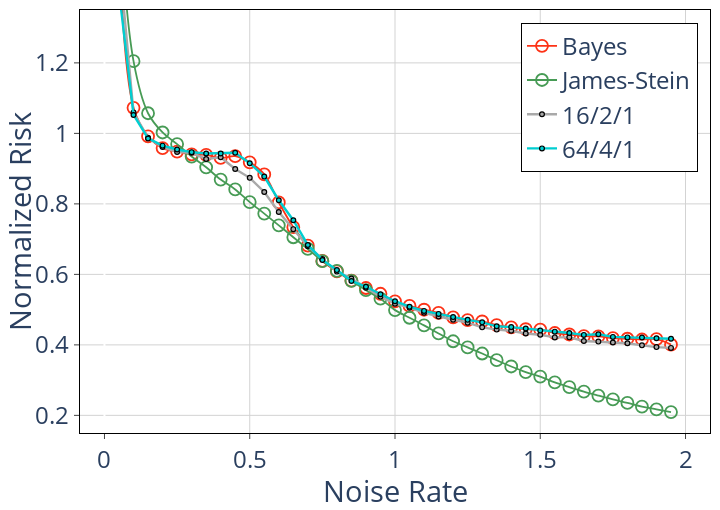

The code cell stored with this chart in its notebook:
### Code cell
# For putting into writeup
dims = [16, 64]
layers = [2, 4]
heads = [1, 1]

curve_dirs = []
names = []
for index in range(len(dims)):
    curve_dirs.append(f"../models/variable_noise/250000_steps/bert_padded-sigma=0.2,0.8-mu=0-n_positions=1024-iters=250001-hid_dim={dims[index]}-layer={layers[index]}-head={heads[index]}-tokenizer=default-layer_norm=no_grad-loss=mean-prior=discrete-att_drop=0.0-hid_drop=0.0/test_curves_bert_padded-sigma=0.2,0.8-mu=0-n_positions=1024-iters=250001-hid_dim={dims[index]}-layer={layers[index]}-head={heads[index]}-tokenizer=default-layer_norm=no_grad-loss=mean-prior=discrete-att_drop=0.0-hid_drop=0.0.json")
    names.append(f"{dims[index]}/{layers[index]}/{heads[index]}")

fig = plot_final_curve(curve_dirs, names, scale=1.2, plot_oracle=False)
fig.show()
fig.write_image("training_steps_second_result.pdf")
fig.write_image("training_steps_second_result.pdf")

### Figure 1 — Plotly figure (JSON) as saved in the notebook; plotly's stock layout.template omitted (floating-point values rounded to 4 significant figures)
{"data": [{"line": {"color": "#FD3216", "shape": "spline", "width": 1.8}, "marker": {"color": "rgba(255,0,0,0.0)", "line": {"color": "#FD3216", "width": 1.8}, "size": 12, "symbol": "circle"}, "mode": "markers+lines", "name": "Bayes", "type": "scatter", "x": [0.05, 0.1, 0.15, 0.2, 0.25, 0.3, 0.35, 0.4, 0.45, 0.5, 0.55, 0.6, 0.65, 0.7, 0.75, 0.8, 0.85, 0.9, 0.95, 1, 1.05, 1.1, 1.15, 1.2, 1.25, 1.3, 1.35, 1.4, 1.45, 1.5, 1.55, 1.6, 1.65, 1.7, 1.75, 1.8, 1.85, 1.9, 1.95], "y": [1.516, 1.073, 0.9917, 0.9583, 0.9484, 0.9404, 0.9392, 0.9303, 0.9353, 0.9178, 0.8835, 0.8041, 0.734, 0.6813, 0.638, 0.6083, 0.5821, 0.5613, 0.545, 0.5233, 0.5105, 0.4997, 0.4906, 0.478, 0.4703, 0.4664, 0.4561, 0.4498, 0.4444, 0.443, 0.4336, 0.4295, 0.425, 0.4241, 0.4192, 0.4174, 0.4152, 0.4162, 0.4007]}, {"line": {"color": "#479B55", "shape": "spline", "width": 1.8}, "marker": {"color": "rgba(0,255,0,0.0)", "line": {"color": "#479B55", "width": 1.8}, "size": 12, "symbol": "circle"}, "mode": "markers+lines", "name": "James-Stein", "type": "scatter", "x": [0.05, 0.1, 0.15, 0.2, 0.25, 0.3, 0.35, 0.4, 0.45, 0.5, 0.55, 0.6, 0.65, 0.7, 0.75, 0.8, 0.85, 0.9, 0.95, 1, 1.05, 1.1, 1.15, 1.2, 1.25, 1.3, 1.35, 1.4, 1.45, 1.5, 1.55, 1.6, 1.65, 1.7, 1.75, 1.8, 1.85, 1.9, 1.95], "y": [1.631, 1.205, 1.057, 1.003, 0.9696, 0.9343, 0.9037, 0.869, 0.841, 0.8051, 0.7724, 0.7391, 0.7053, 0.6721, 0.6376, 0.6102, 0.5818, 0.5552, 0.531, 0.4986, 0.4769, 0.4553, 0.4324, 0.4103, 0.3928, 0.3755, 0.3565, 0.3387, 0.3227, 0.3102, 0.2938, 0.2803, 0.2676, 0.2562, 0.2454, 0.2354, 0.2247, 0.2171, 0.2093]}, {"line": {"color": "darkgrey", "width": 2.4}, "marker": {"color": "darkgrey", "line": {"color": "black", "width": 1.2}, "size": 4.8, "symbol": "circle"}, "mode": "lines+markers", "name": "16/2/1", "type": "scatter", "x": [0.05, 0.1, 0.15, 0.2, 0.25, 0.3, 0.35, 0.4, 0.45, 0.5, 0.55, 0.6, 0.65, 0.7, 0.75, 0.8, 0.85, 0.9, 0.95, 1, 1.05, 1.1, 1.15, 1.2, 1.25, 1.3, 1.35, 1.4, 1.45, 1.5, 1.55, 1.6, 1.65, 1.7, 1.75, 1.8, 1.85, 1.9, 1.95], "y": [1.501, 1.059, 0.9872, 0.9611, 0.9473, 0.9448, 0.9275, 0.9324, 0.8991, 0.8739, 0.8338, 0.7771, 0.7282, 0.6799, 0.6436, 0.6079, 0.5882, 0.5621, 0.537, 0.517, 0.5054, 0.4911, 0.4807, 0.4714, 0.4629, 0.4498, 0.4434, 0.4399, 0.4324, 0.4287, 0.4212, 0.4213, 0.4109, 0.4093, 0.4066, 0.4047, 0.3986, 0.3937, 0.3915]}, {"line": {"color": "darkturquoise", "width": 2.4}, "marker": {"color": "darkturquoise", "line": {"color": "black", "width": 1.2}, "size": 4.8, "symbol": "circle"}, "mode": "lines+markers", "name": "64/4/1", "type": "scatter", "x": [0.05, 0.1, 0.15, 0.2, 0.25, 0.3, 0.35, 0.4, 0.45, 0.5, 0.55, 0.6, 0.65, 0.7, 0.75, 0.8, 0.85, 0.9, 0.95, 1, 1.05, 1.1, 1.15, 1.2, 1.25, 1.3, 1.35, 1.4, 1.45, 1.5, 1.55, 1.6, 1.65, 1.7, 1.75, 1.8, 1.85, 1.9, 1.95], "y": [1.403, 1.052, 0.9856, 0.9652, 0.9542, 0.9467, 0.9429, 0.9431, 0.9451, 0.9154, 0.8774, 0.8103, 0.7537, 0.6834, 0.641, 0.6122, 0.5813, 0.5649, 0.5438, 0.5239, 0.5083, 0.4964, 0.4878, 0.4787, 0.4709, 0.4639, 0.4527, 0.4504, 0.4465, 0.4407, 0.4376, 0.4337, 0.4283, 0.43, 0.4226, 0.4211, 0.4209, 0.4188, 0.4174]}], "layout": {"font": {"size": 24}, "height": 510, "legend": {"bordercolor": "Black", "borderwidth": 1, "x": 0.7, "y": 0.97}, "margin": {"b": 0, "l": 0, "r": 10, "t": 10}, "plot_bgcolor": "white", "width": 720, "xaxis": {"gridcolor": "lightgrey", "linecolor": "black", "mirror": true, "showline": true, "ticks": "outside", "title": {"text": "Noise Rate"}}, "yaxis": {"gridcolor": "lightgrey", "linecolor": "black", "mirror": true, "range": [0.15, 1.35], "showline": true, "ticks": "outside", "title": {"text": "Normalized Risk"}}}}
